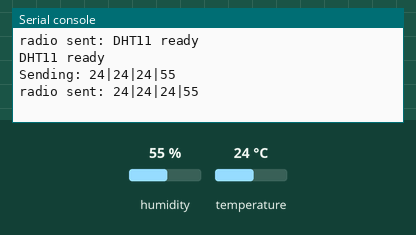
Simulated run of this program. Board: ESP32 board running MicroPython. Parts: the last lines printed to the serial console. Inputs (shaded band) come from the test bench; at power-on: humidity 55 %, temperature 24 °C. No radio messages arrive unless stated (any console line starting 'radio sent:' is added by the test bench).

Above: at 1.2 s.
1.3 s: humidity set to 22 %
At 2.4 s:
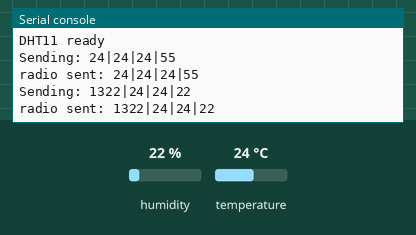
2.8 s: temperature set to 12 °C
At 4.0 s:
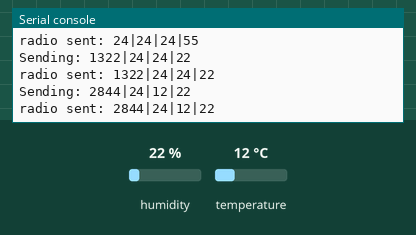
4.3 s: humidity set to 40 %
At 5.5 s:
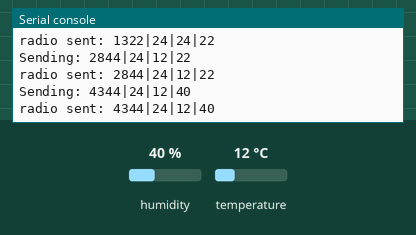
Timing chart, 0 to 7.3 s (numbered marks = the images above; inputs shaded):
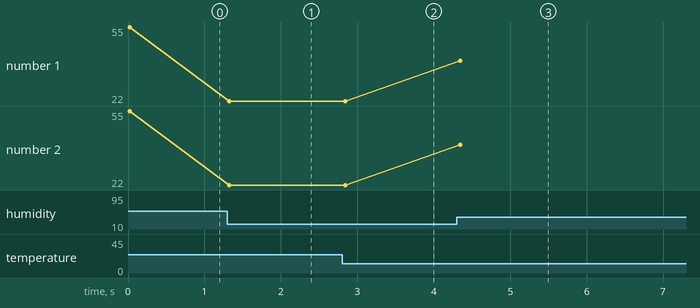

Measured:
- after the input at 1.3 s, the serial console: prints a new line at once (image 1)
- after the input at 2.8 s, the serial console: prints a new line at once (image 2)
- after the input at 4.3 s, the serial console: prints a new line at once (image 3)
- plotted number 1: 55 → 22 after the input at 1.3 s, 22 → 40 after the input at 4.3 s
- plotted number 2: 55 → 22 after the input at 1.3 s, 22 → 40 after the input at 4.3 s

The program:

smarthome_sensor_dht11.py
```python
# Smart Home sensor program
# MicroPython and ESP32 https://docs.micropython.org/en/latest/esp32/quickref.html
# https://docs.micropython.org/en/latest/library/espnow.html
# https://randomnerdtutorials.com/micropython-hc-sr04-ultrasonic-esp32-esp8266/

import network
import espnow

from machine import Pin
import time

import dht                             # The DHT11 module

########################################
# OWN MODULES
from adc_sub import ADC_substitute

########################################
# CONFIGURATION
dashboard_mac_address = b'\xA1\xB2\xC3\xD4\xE5\xF6' # MAC address of dashboard (Educaboard). Byte string format!

# Sensor
sensor_id = "DHT11"                    # The sensor ID
pin_dht11 = 32                         # The ultra sound digital trigger GPIO output pin

# Battery
pin_battery = 34                       # The battery measurement input pin, ADC1_6

########################################
# OBJECTS
# ESP-NOW
sta = network.WLAN(network.STA_IF)     # Or network.AP_IF
sta.active(True)                       # WLAN interface must be active to send()/recv()

en = espnow.ESPNow()                   # ESP-NOW object
en.active(True)                        # Make ESP-NOW active

# Sensor
sensor = dht.DHT11(Pin(pin_dht11))

# Battery
batttery = ADC_substitute(pin_battery) # The battery object

########################################
# VARIABLES
# Previous values
prev_sensor_value_temp = -999          # The previous value from the sensor
prev_sensor_value_hum = -999           # The previous value from the sensor
prev_bat_pct = -1                      # The previous battery percentage value

########################################
# FUNCTIONS
def get_battery_percentage():          # The battery voltage percentage
    return 24                          # Replace with own math. Use function in adc_sub.py
                                       # Make the result an integer value, and avoid neg. and above 100% values

########################################
# PROGRAM

# INITIALIZATION
# ESP-NOW
en.add_peer(dashboard_mac_address)     # Must add_peer() before send()
en.send(dashboard_mac_address, sensor_id + " ready", False)

print(sensor_id + " ready")

# MAIN (super loop)
while True:
    # Measure the battery percentage
    bat_pct = get_battery_percentage()

    # Check the sensor
    sensor.measure()
    sensor_value_temp = sensor.temperature()
    sensor_value_hum = sensor.humidity()

    # Send data if there is a change (this principle saves power)
    if bat_pct != prev_bat_pct or sensor_value_temp != prev_sensor_value_temp or sensor_value_hum != prev_sensor_value_hum:
        data_string = str(time.ticks_ms()) + '|' + str(bat_pct) + '|' + str(sensor_value_temp) + '|' + str(sensor_value_hum) # The data to send. CHANGE IT!

        print("Sending: " + data_string)
        try:
            en.send(dashboard_mac_address, data_string, False)
        except ValueError as e:
            print("Error sending the message: " + str(e))

        # Update the previous values for use next time
        prev_bat_pct = bat_pct
        prev_sensor_value_temp = sensor_value_temp
        prev_sensor_value_hum = sensor_value_hum
    
```

adc_sub.py
```python
# An ESP32 ADC substituting library usable from 200 mV to 2,4 V
#
# This library mitigates some of the ESP32 ADC problems:
# - noise: by averaging over 256 measurement
# - 100 mV late start, and
# - non linearity: by using own formula
#
# The library uses a fixed attenuation of 11 dB and 12 bits

from machine import ADC, Pin

class ADC_substitute():

    __adc = None

    # ADC value to voltage first degree equation coefficients
    __alpha = 0.000838616
    __beta = 0.097068


    def __init__(self, pin_adc):
        self.__adc = ADC(Pin(pin_adc))
        self.__adc.atten(ADC.ATTN_11DB)
        self.__adc.width(ADC.WIDTH_12BIT)


    def read_adc(self):
        adc_val = 0
        for i in range(256):
            adc_val += self.__adc.read()
        adc_val = adc_val >> 8

        return adc_val


    def read_voltage(self):
        adc_val = self.read_adc()

        return self.__alpha * adc_val + self.__beta
```
